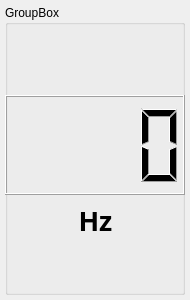
<?xml version="1.0" encoding="UTF-8"?>
<ui version="4.0">
 <class>PiezoSpeaker</class>
 <widget class="QWidget" name="PiezoSpeaker">
  <property name="geometry">
   <rect>
    <x>0</x>
    <y>0</y>
    <width>190</width>
    <height>300</height>
   </rect>
  </property>
  <property name="minimumSize">
   <size>
    <width>190</width>
    <height>300</height>
   </size>
  </property>
  <property name="windowTitle">
   <string>Form</string>
  </property>
  <widget class="QGroupBox" name="groupBox">
   <property name="geometry">
    <rect>
     <x>5</x>
     <y>5</y>
     <width>180</width>
     <height>290</height>
    </rect>
   </property>
   <property name="sizePolicy">
    <sizepolicy hsizetype="Preferred" vsizetype="Expanding">
     <horstretch>0</horstretch>
     <verstretch>0</verstretch>
    </sizepolicy>
   </property>
   <property name="title">
    <string>GroupBox</string>
   </property>
   <widget class="QLabel" name="valueTypeLabel">
    <property name="geometry">
     <rect>
      <x>10</x>
      <y>190</y>
      <width>161</width>
      <height>51</height>
     </rect>
    </property>
    <property name="font">
     <font>
      <family>Noto Sans Blk</family>
      <pointsize>20</pointsize>
      <bold>true</bold>
     </font>
    </property>
    <property name="text">
     <string notr="true">Hz</string>
    </property>
    <property name="alignment">
     <set>Qt::AlignCenter</set>
    </property>
    <property name="wordWrap">
     <bool>true</bool>
    </property>
   </widget>
   <widget class="QWidget" name="statusLED" native="true">
    <property name="geometry">
     <rect>
      <x>150</x>
      <y>40</y>
      <width>12</width>
      <height>12</height>
     </rect>
    </property>
    <property name="sizePolicy">
     <sizepolicy hsizetype="Fixed" vsizetype="Fixed">
      <horstretch>0</horstretch>
      <verstretch>0</verstretch>
     </sizepolicy>
    </property>
    <property name="minimumSize">
     <size>
      <width>10</width>
      <height>10</height>
     </size>
    </property>
    <property name="maximumSize">
     <size>
      <width>15</width>
      <height>15</height>
     </size>
    </property>
   </widget>
   <widget class="QLCDNumber" name="lcdNumber">
    <property name="geometry">
     <rect>
      <x>0</x>
      <y>90</y>
      <width>180</width>
      <height>100</height>
     </rect>
    </property>
    <property name="digitCount">
     <number>4</number>
    </property>
   </widget>
  </widget>
 </widget>
 <resources/>
 <connections/>
</ui>
